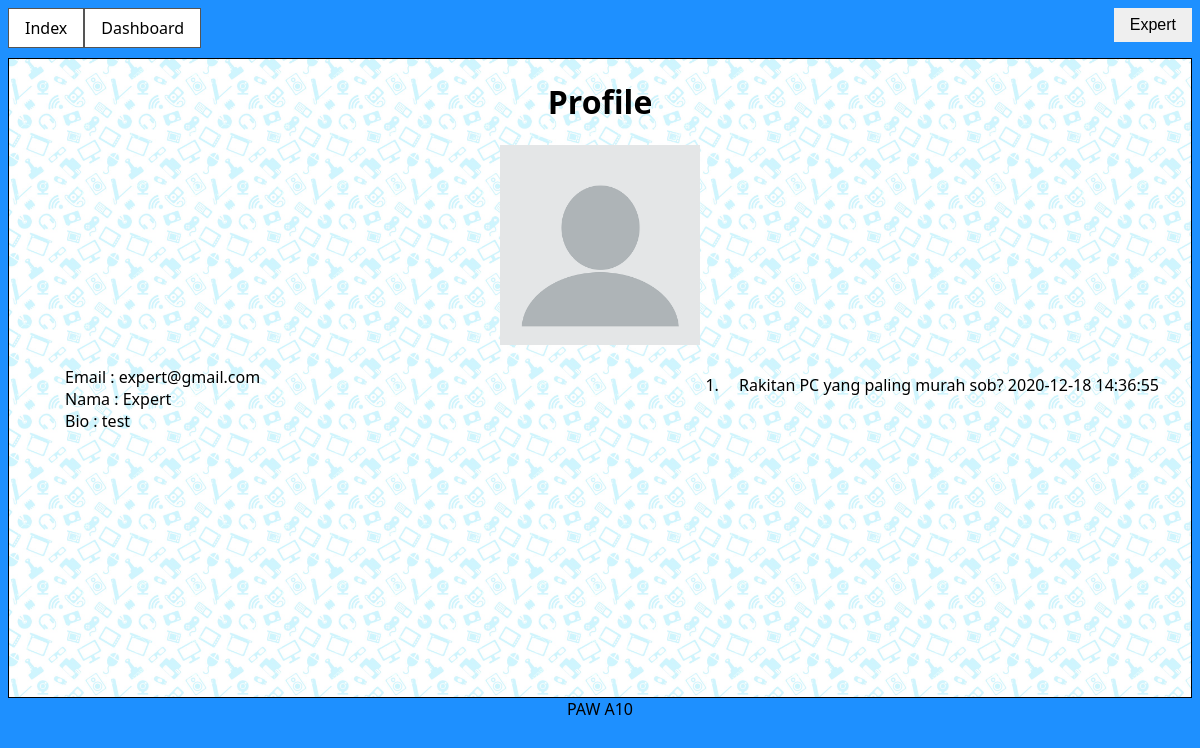
/profile.php?id=1 (signed in), run on the app's committed database.
### tables this page shows
CREATE TABLE `user` (
  `user_id` int(11) NOT NULL,
  `email` varchar(255) NOT NULL,
  `password` varchar(64) NOT NULL,
  `name` varchar(255) NOT NULL,
  `bio` varchar(255) NOT NULL,
  `avatar` varchar(255) DEFAULT NULL,
  `type` varchar(255) NOT NULL
);

CREATE TABLE `thread` (
  `thread_id` int(11) NOT NULL,
  `user_id` int(11) NOT NULL,
  `topic_id` int(11) NOT NULL,
  `title` varchar(255) NOT NULL,
  `question` varchar(8000) NOT NULL,
  `time` timestamp NOT NULL DEFAULT current_timestamp() ON UPDATE current_timestamp()
);

### profile.php (called while the page is built, shortened)
<?php
include "include/koneksi.inc";
include "view/profile.inc";

### view/profile.inc (the view)
<!DOCTYPE html>
<html lang="en">
<?php include "head.inc" ?>
<body>
    <?php include "navbar.inc"; ?>
    <div class="content">
        <h1 class="center-text">Profile</h1>
        <?php
        $query = $dbc->prepare("SELECT * FROM user WHERE user_id=:id");
        $query->bindValue(":id", $_GET['id']);
        $query->execute();
        $result = $query->fetch(PDO::FETCH_ASSOC);
        ?>
        <div class="center">
            <?php
            $image = "image/profile/" . $result['avatar'];
            ?>
            <img class="pp" src="<?php echo $image ?>" alt="<?php echo $result['avatar']; ?>">
        </div>
        <div class="left-text">
            <ol>
                <li>Email : <?php echo $result['email']; ?></li>
                <li>Nama : <?php echo $result['name']; ?></li>
                <li>Bio : <?php echo $result['bio']; ?></li>
            </ol>
        </div>
        <div class="right-text">
            <ol>
                <?php
                if ($_SESSION['id'] == $_GET['id']) {
                    if ($_SESSION['type'] == "expert") {
                        $query = $dbc->prepare("SELECT thread.thread_id,thread.title,answer.time as time FROM answer,thread,topic WHERE answer.thread_id=thread.thread_id AND topic.topic_id=thread.topic_id AND answer.user_id=:id GROUP BY thread_id");
                        $query->bindValue(":id", $_GET['id']);
                        $query->execute();
                    } else {
                        $query = $dbc->prepare("SELECT thread_id,thread.title,time FROM thread,topic WHERE topic.topic_id=thread.topic_id AND thread.user_id=:id GROUP BY thread_id");
                        $query->bindValue(":id", $_GET['id']);
                        $query->execute();
                    }
                } else {
                    $query = $dbc->prepare("SELECT thread_id,thread.title,time FROM thread,topic WHERE topic.topic_id=thread.topic_id AND thread.user_id=:id GROUP BY thread_id");
                    $query->bindValue(":id", $_GET['id']);
                    $query->execute();
                }
                ?>
                <?php
                foreach ($query as $row) {
                ?>
                    <li><a href="thread.php?id=<?php echo $row['thread_id']; ?>"><?php echo $row['title'] . " " . $row['time']; ?></a></li>
                <?php
                }
                ?>
            </ol>
        </div>
    </div>
    <?php include "footer.inc"; ?>
</body>
</html>

### style.css (style rules this page uses)
* { box-sizing: border-box; }
html, body { height: 100%; font-family: 'Segoe UI', Tahoma, Geneva, Verdana, sans-serif; background-color: #1E90FF; }
ol li { list-style: none; }
li a { display: block; color: black; padding: 8px 16px; text-decoration: none; }
.content { min-height: 80%; border: 1px solid; margin: auto; padding: 0 16px; background-color: #f9f9f9; background: url(image/logo/background.jpg); background-size: 200px; }
.center-text { margin-left: auto; margin-right: auto; width: fit-content; }
.center { display: block; margin-left: auto; margin-right: auto; width: fit-content; }
.pp { width: 200px; }
.center { text-align: center; }
.left-text { text-align: left; float: left; }
.right-text { float: right; text-align: left; }
.right-text ol li { list-style: decimal; }

### data on the page
user: avatar (placeholder picture), email "expert@gmail.com", name "Expert", bio "test"
thread: title "Rakitan PC yang paling murah sob?", time "2020-12-18 14:36:55"

### other printed values
$_SESSION['name'] "Expert"
